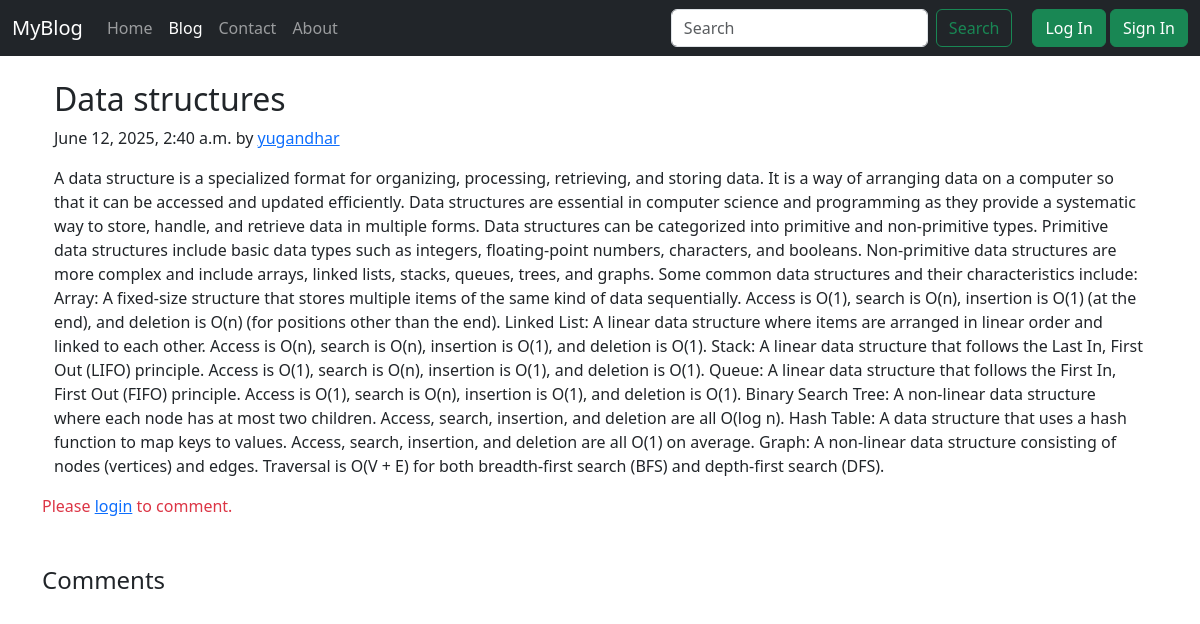
/blog/second-blog, run on the app's committed database.
### blog/models.py (models this page shows, shortened)
class Post(models.Model):
    Sno = models.AutoField(primary_key=True)
    author = models.CharField(max_length=100)
    title = models.CharField(max_length = 150)
    slug = models.CharField(max_length=140)
    timeStamp = models.DateTimeField(default=now)
    content = models.TextField()

### blog/views.py (the view)
# urls.py: path('<str:slug>',views.blogpost,name = 'blogpost'),
def blogpost(request,slug):
    post = Post.objects.filter(slug=slug).first()
    post = Post.objects.get(slug=slug)
    comments = BlogComments.objects.filter(post=post, parent=None)
    replies = BlogComments.objects.filter(post=post).exclude(parent=None)
    replyDict = {}
    for reply in replies:
        if reply.parent.Sno not in replyDict:
            replyDict[reply.parent.Sno] = [reply]
        else:
            replyDict[reply.parent.Sno].append(reply)
    context = {
        'post': post,
        'comments': comments,
        'replyDict': replyDict,
        'user': request.user
    }
    return render(request, 'blog/blogpost.html', context)

### templates/blog/blogpost.html (shortened to what this page needs)
{% extends 'basic.html'%}
{% load extras %}
{% block blogactive %}active{% endblock blogactive %}
{% block body %}
<div class= 'container my-3'>
    <div class = 'blog-post'>
        <h2 class = 'blog-post-title'>
            {{post.title}}
        </h2>
        <p class ='blog-post-meta'>
                {{post.timeStamp}} by <a href='home/profile.html'> {{post.author}}</a>
        </p>
       <p>{{ post.content|linebreaks }}</p>
    </div>
</div>
{% if user.is_authenticated %}
<form action="/blog/postComment" method="post">{% csrf_token %}
  {% csrf_token %}
  <input type="hidden" name="postSno" value="{{ post.Sno }}">
  <input type="hidden" name="parentSno" value="">
  <textarea name="comment" class="form-control" rows="3" placeholder="Add a comment..."></textarea>
  <button type="submit" class="btn btn-success mt-2">Post Comment</button>
</form>
{% else %}
<p class="text-danger">Please <a href="#" data-bs-toggle="modal" data-bs-target="#loginmodel">login</a> to comment.</p>
{% endif %}
<h4 class="mt-5">Comments</h4>
{% endblock body %}

### data on the page
Post: title "Data structures", timeStamp "June 12, 2025, 2:40 a.m.", author "yugandhar", content "A data structure is a specialized format for organizing, processing, retrieving, and storing data. It is a way of arranging data on a computer so that it can be accessed and updated efficiently. Data structures are essential in computer science and programming as they provide a systematic way to store, handle, and retrieve data in multiple forms. Data structures can be categorized into primitive and non-primitive types. Primitive data structures include basic data types such as integers, floating-point numbers, characters, and booleans. Non-primitive data structures are more complex and include arrays, linked lists, stacks, queues, trees, and graphs. Some common data structures and their…"
